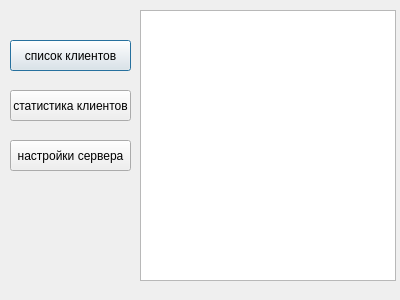
<?xml version="1.0" encoding="UTF-8"?>
<ui version="4.0">
 <class>Administration</class>
 <widget class="QDialog" name="Administration">
  <property name="geometry">
   <rect>
    <x>0</x>
    <y>0</y>
    <width>400</width>
    <height>300</height>
   </rect>
  </property>
  <property name="windowTitle">
   <string>Dialog</string>
  </property>
  <widget class="QPushButton" name="pushButton">
   <property name="geometry">
    <rect>
     <x>10</x>
     <y>40</y>
     <width>121</width>
     <height>31</height>
    </rect>
   </property>
   <property name="text">
    <string>список клиентов</string>
   </property>
  </widget>
  <widget class="QListView" name="listView">
   <property name="geometry">
    <rect>
     <x>140</x>
     <y>10</y>
     <width>256</width>
     <height>271</height>
    </rect>
   </property>
  </widget>
  <widget class="QPushButton" name="pushButton_2">
   <property name="geometry">
    <rect>
     <x>10</x>
     <y>90</y>
     <width>121</width>
     <height>31</height>
    </rect>
   </property>
   <property name="text">
    <string>статистика клиентов</string>
   </property>
  </widget>
  <widget class="QPushButton" name="pushButton_3">
   <property name="geometry">
    <rect>
     <x>10</x>
     <y>140</y>
     <width>121</width>
     <height>31</height>
    </rect>
   </property>
   <property name="text">
    <string>настройки сервера</string>
   </property>
  </widget>
 </widget>
 <resources/>
 <connections/>
</ui>
